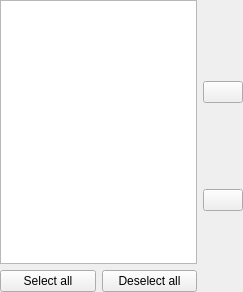
<?xml version="1.0" encoding="UTF-8"?>
<ui version="4.0">
 <class>SimpleStringsListSelectionWidget</class>
 <widget class="QWidget" name="SimpleStringsListSelectionWidget">
  <property name="geometry">
   <rect>
    <x>0</x>
    <y>0</y>
    <width>243</width>
    <height>292</height>
   </rect>
  </property>
  <property name="windowTitle">
   <string>Form</string>
  </property>
  <layout class="QHBoxLayout" name="horizontalLayout">
   <property name="margin">
    <number>0</number>
   </property>
   <item>
    <layout class="QVBoxLayout" name="verticalLayout_2">
     <item>
      <widget class="QListWidget" name="listWidget"/>
     </item>
     <item>
      <layout class="QHBoxLayout" name="horizontalLayout_2">
       <item>
        <widget class="QPushButton" name="selectButton">
         <property name="text">
          <string>Select all</string>
         </property>
        </widget>
       </item>
       <item>
        <widget class="QPushButton" name="unselectButton">
         <property name="text">
          <string>Deselect all</string>
         </property>
        </widget>
       </item>
      </layout>
     </item>
    </layout>
   </item>
   <item>
    <layout class="QVBoxLayout" name="verticalLayout">
     <item>
      <spacer name="verticalSpacer_2">
       <property name="orientation">
        <enum>Qt::Vertical</enum>
       </property>
       <property name="sizeHint" stdset="0">
        <size>
         <width>20</width>
         <height>40</height>
        </size>
       </property>
      </spacer>
     </item>
     <item>
      <widget class="QPushButton" name="upButton">
       <property name="text">
        <string/>
       </property>
      </widget>
     </item>
     <item>
      <spacer name="verticalSpacer">
       <property name="orientation">
        <enum>Qt::Vertical</enum>
       </property>
       <property name="sizeHint" stdset="0">
        <size>
         <width>20</width>
         <height>40</height>
        </size>
       </property>
      </spacer>
     </item>
     <item>
      <widget class="QPushButton" name="downButton">
       <property name="text">
        <string/>
       </property>
      </widget>
     </item>
     <item>
      <spacer name="verticalSpacer_3">
       <property name="orientation">
        <enum>Qt::Vertical</enum>
       </property>
       <property name="sizeHint" stdset="0">
        <size>
         <width>20</width>
         <height>40</height>
        </size>
       </property>
      </spacer>
     </item>
    </layout>
   </item>
  </layout>
 </widget>
 <resources>
  <include location="../resources/TalipotGUIResource.qrc"/>
 </resources>
 <connections/>
</ui>
